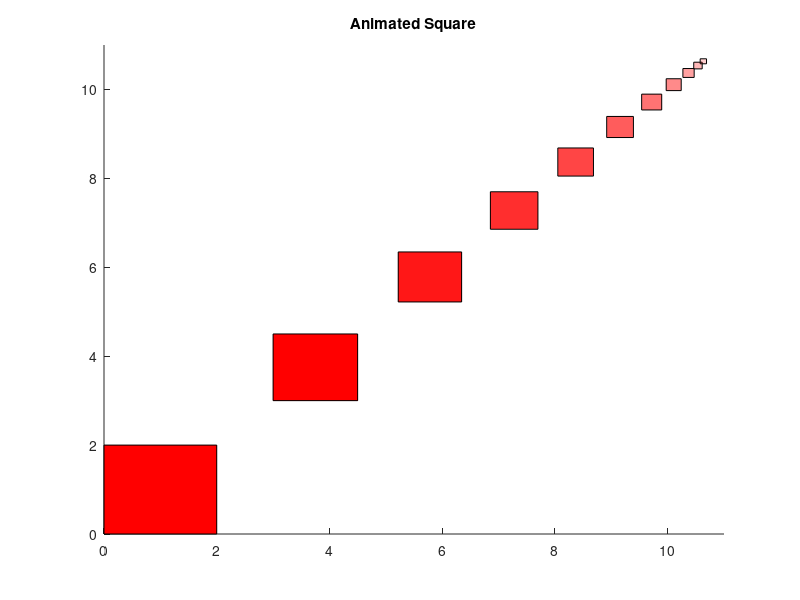

This chart was generated by the following MATLAB code:
close all; clear all; clc;      %Clear command window and close any figures

%% Question 1

%% Variables
scale = 0.75;       %Scaling facor
shiftY = 3;         %Translation factor for y
shiftX = 3;         %Translation factor for x
transparency = 1;   %Initial value for the transparency of the square

%% Implementation

figure                              %Initialize figure window
hold on;
axis([0 11 0 11]);
title('Animated Square')

squareX = [0, 2, 2, 0, 0];          %Define the initial coordinates of the corners of the square
squareY = [0, 0, 2, 2, 0];          

fill(squareX, squareY, 'r');        %Plot the first square and fill with a color    

for i = 1:10                        %Run loop for 11 'frames'
    
    squareX = (squareX * scale) + shiftX;   %Calculate the coordinates of the corners of the square after scaling and translation
    squareY = (squareY * scale) + shiftY;
    
    fill(squareX, squareY, 'r', 'facealpha', transparency);     %Plot the new square and fill with a color and change its transparency
    
    pause(0.1);                     %Pause to simulate effect of the square being animated
    
    shiftY = (shiftY - 0.03);       %Update the translation factors for x and y
    shiftX = (shiftX - 0.03);
    transparency = transparency - 0.09;     %Update the transparency factor
    
    hold on;                        %Stop MATLAB from clearing figure window
end

%% End of Question 1
